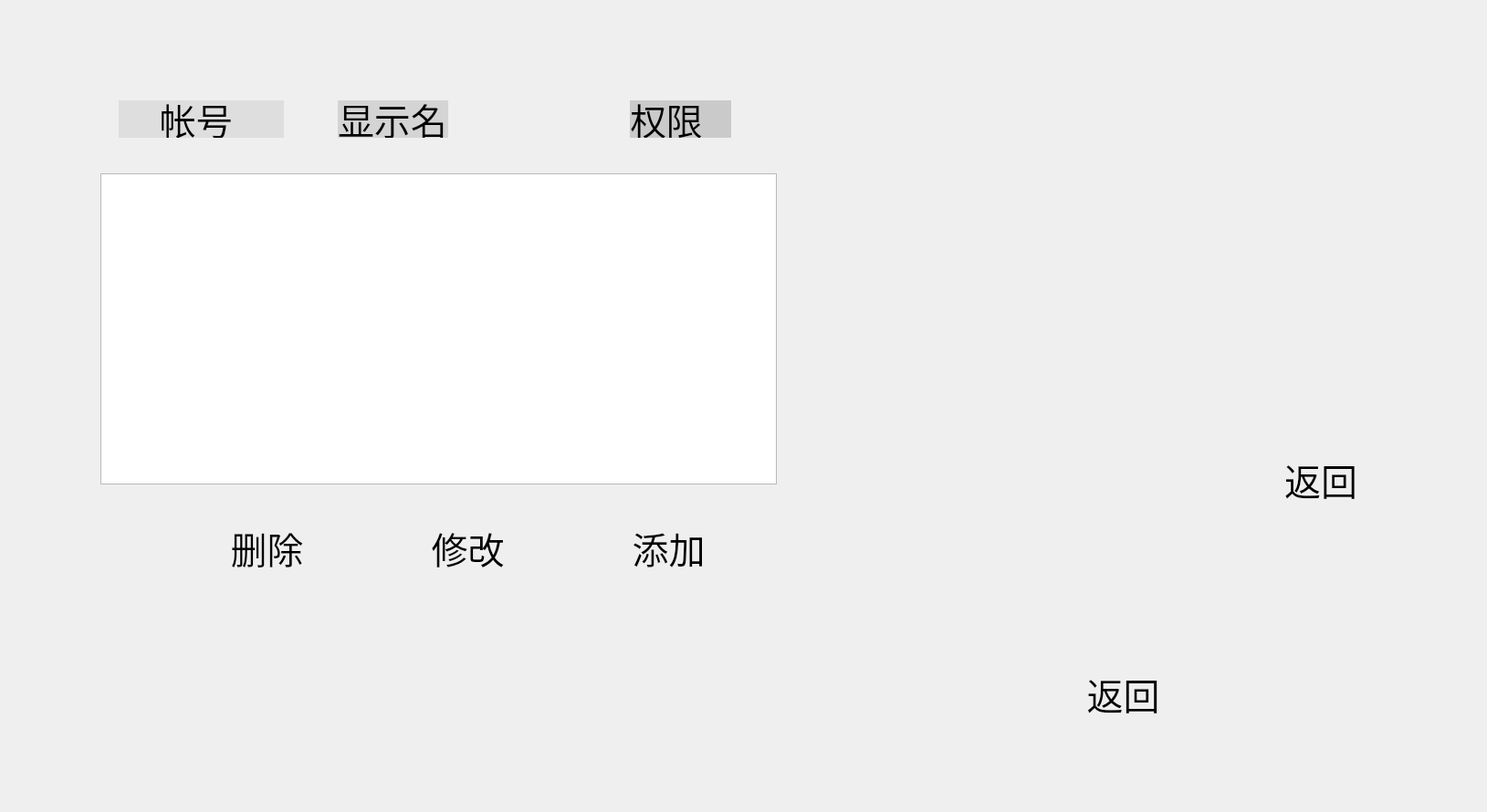
<?xml version="1.0" encoding="UTF-8"?>
<ui version="4.0">
 <class>User</class>
 <widget class="QDialog" name="User">
  <property name="geometry">
   <rect>
    <x>0</x>
    <y>0</y>
    <width>1629</width>
    <height>890</height>
   </rect>
  </property>
  <property name="font">
   <font>
    <pointsize>30</pointsize>
   </font>
  </property>
  <property name="windowTitle">
   <string>Dialog</string>
  </property>
  <widget class="QLabel" name="label_name">
   <property name="geometry">
    <rect>
     <x>130</x>
     <y>110</y>
     <width>181</width>
     <height>41</height>
    </rect>
   </property>
   <property name="font">
    <font>
     <pointsize>30</pointsize>
    </font>
   </property>
   <property name="styleSheet">
    <string notr="true">background-color: rgb(222, 222, 222);</string>
   </property>
   <property name="text">
    <string notr="true">帐号 </string>
   </property>
   <property name="alignment">
    <set>Qt::AlignCenter</set>
   </property>
  </widget>
  <widget class="QListWidget" name="listWidget_2">
   <property name="geometry">
    <rect>
     <x>110</x>
     <y>190</y>
     <width>741</width>
     <height>341</height>
    </rect>
   </property>
   <property name="font">
    <font>
     <pointsize>30</pointsize>
    </font>
   </property>
   <property name="styleSheet">
    <string notr="true"/>
   </property>
  </widget>
  <widget class="QPushButton" name="pButton_user_add">
   <property name="geometry">
    <rect>
     <x>600</x>
     <y>560</y>
     <width>221</width>
     <height>81</height>
    </rect>
   </property>
   <property name="font">
    <font>
     <pointsize>30</pointsize>
    </font>
   </property>
   <property name="styleSheet">
    <string notr="true">background-image: url(:/images/addbt.png);</string>
   </property>
   <property name="text">
    <string>    添加</string>
   </property>
   <property name="flat">
    <bool>true</bool>
   </property>
  </widget>
  <widget class="QPushButton" name="pButton_user_edit">
   <property name="geometry">
    <rect>
     <x>380</x>
     <y>560</y>
     <width>221</width>
     <height>81</height>
    </rect>
   </property>
   <property name="font">
    <font>
     <pointsize>30</pointsize>
    </font>
   </property>
   <property name="styleSheet">
    <string notr="true">background-image: url(:/images/updatebt.png);</string>
   </property>
   <property name="text">
    <string>    修改</string>
   </property>
   <property name="flat">
    <bool>true</bool>
   </property>
  </widget>
  <widget class="QPushButton" name="pButton_user_del">
   <property name="geometry">
    <rect>
     <x>160</x>
     <y>560</y>
     <width>221</width>
     <height>81</height>
    </rect>
   </property>
   <property name="font">
    <font>
     <pointsize>30</pointsize>
    </font>
   </property>
   <property name="styleSheet">
    <string notr="true">background-image: url(:/images/deletebt.png);
alternate-background-color: rgba(211, 215, 207,100);</string>
   </property>
   <property name="text">
    <string>    删除</string>
   </property>
   <property name="flat">
    <bool>true</bool>
   </property>
  </widget>
  <widget class="QPushButton" name="pButton_user_return">
   <property name="geometry">
    <rect>
     <x>1120</x>
     <y>720</y>
     <width>221</width>
     <height>81</height>
    </rect>
   </property>
   <property name="font">
    <font>
     <pointsize>30</pointsize>
    </font>
   </property>
   <property name="styleSheet">
    <string notr="true">background-image: url(:/images/userback.png);</string>
   </property>
   <property name="text">
    <string>返回</string>
   </property>
   <property name="flat">
    <bool>true</bool>
   </property>
  </widget>
  <widget class="QLabel" name="label_background">
   <property name="geometry">
    <rect>
     <x>70</x>
     <y>80</y>
     <width>791</width>
     <height>591</height>
    </rect>
   </property>
   <property name="styleSheet">
    <string notr="true">background-image: url(:/images/userbk.png);</string>
   </property>
   <property name="text">
    <string/>
   </property>
  </widget>
  <widget class="QLabel" name="label_dis_name">
   <property name="geometry">
    <rect>
     <x>370</x>
     <y>110</y>
     <width>121</width>
     <height>41</height>
    </rect>
   </property>
   <property name="font">
    <font>
     <pointsize>30</pointsize>
    </font>
   </property>
   <property name="styleSheet">
    <string notr="true">background-color: rgb(212, 212, 212);</string>
   </property>
   <property name="text">
    <string>显示名</string>
   </property>
  </widget>
  <widget class="QLabel" name="label_right">
   <property name="geometry">
    <rect>
     <x>690</x>
     <y>110</y>
     <width>111</width>
     <height>41</height>
    </rect>
   </property>
   <property name="font">
    <font>
     <pointsize>30</pointsize>
    </font>
   </property>
   <property name="styleSheet">
    <string notr="true">background-color: rgb(202, 202, 202);</string>
   </property>
   <property name="text">
    <string>权限</string>
   </property>
  </widget>
  <widget class="QPushButton" name="pushButton_back">
   <property name="geometry">
    <rect>
     <x>1280</x>
     <y>470</y>
     <width>301</width>
     <height>111</height>
    </rect>
   </property>
   <property name="font">
    <font>
     <pointsize>30</pointsize>
    </font>
   </property>
   <property name="styleSheet">
    <string notr="true">background-image: url(:/images/back.png);</string>
   </property>
   <property name="text">
    <string>   返回</string>
   </property>
   <property name="flat">
    <bool>true</bool>
   </property>
  </widget>
  <zorder>label_background</zorder>
  <zorder>label_name</zorder>
  <zorder>listWidget_2</zorder>
  <zorder>pButton_user_add</zorder>
  <zorder>pButton_user_edit</zorder>
  <zorder>pButton_user_del</zorder>
  <zorder>pButton_user_return</zorder>
  <zorder>label_dis_name</zorder>
  <zorder>label_right</zorder>
  <zorder>pushButton_back</zorder>
 </widget>
 <resources/>
 <connections/>
</ui>
